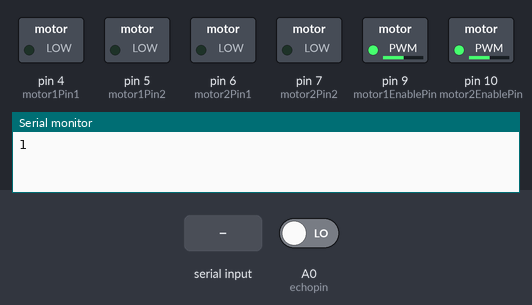
A sketch run on a simulated Arduino Uno, built with avr-gcc and run on an emulated ATmega328P. Parts: switched loads named in the sketch (green lamp = pin HIGH), the last lines printed to the serial monitor. The inputs (shaded band) are chosen by the test bench; at power-on: A0 (echopin) LOW. Pins used as bus, display or sensor lines are not drawn.

Above: at 1.7 s.
1.8 s: "1" received over the second serial link
At 3.4 s:
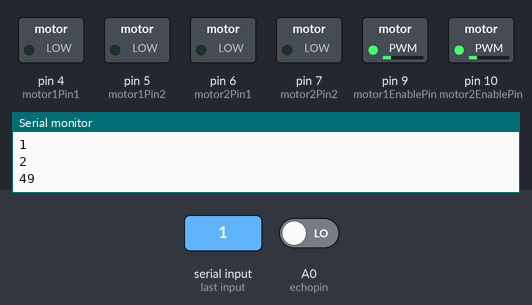
4.0 s: "0" received over the second serial link
At 5.0 s:
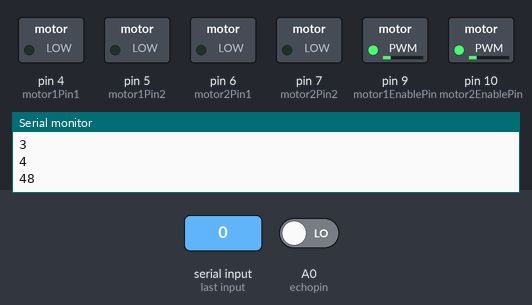
Timing chart, 0 to 7.0 s (numbered marks = the images above; inputs shaded):
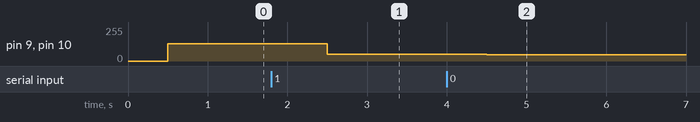

Measured:
- after the input at 1.8 s, pin 9 (motor1EnablePin), pin 10 (motor2EnablePin): 130/255 → 49/255 after 0.70 s
- after the input at 4.0 s, pin 9 (motor1EnablePin), pin 10 (motor2EnablePin): 49/255 → 48/255 after 0.50 s

The sketch:

MedBuddy.ino
```cpp
/*Pin Connections:
 HC05 BT Module:
 Rx- 3
 Tx- 2
 Gnd- Gnd of Arduino Uno
 Vcc- Vcc of Arduino Uno

 Ultrasonic Sensor SR04:
 Gnd- Gnd of Arduino Uno
 Echo- A0
 Trig- A1
 Vcc- Vcc of Arduino Uno

 Motor Driver L298DC:
 IN1- 4
 IN2- 5
 In3- 6
 In4- 7

*/

#include <SoftwareSerial.h>

#define echopin  A0 // Echo pin
#define trigpin A1 // Trigger pin

SoftwareSerial BT(2, 3); //Defining the pins 2 and 3 as Tx and Rx.

int motor2Pin1 = 6; // pin 6 on L293D IC
int motor2Pin2 = 7; // pin 7 on L293D IC
int motor2EnablePin = 10; // pin 10 on L293D IC

int motor1Pin1 = 4; // pin 4 on L293D IC
int motor1Pin2 = 5; // pin 5 on L293D IC
int motor1EnablePin = 9; // pin 9 on L293D IC

int state;
int Speed = 130;

int timer = 0;

int distanceFwd;
long duration;

int chk = 0;
int set = 35;

void setup() {
    pinMode (trigpin, OUTPUT);
    pinMode (echopin, INPUT );
    pinMode(motor1Pin1, OUTPUT);
    pinMode(motor1Pin2, OUTPUT);
    pinMode(motor1EnablePin, OUTPUT);
    pinMode(motor2Pin1, OUTPUT);
    pinMode(motor2Pin2, OUTPUT);
    pinMode(motor2EnablePin, OUTPUT);

    Serial.begin(9600);
    BT.begin(9600);
    delay(500);
}

void loop() {

    if(BT.available() > 0){
      state = BT.read();
      Serial.println(state);
      if(state > 10){
         Speed = state;}
}

   analogWrite(motor1EnablePin, Speed);
   analogWrite(motor2EnablePin, Speed);

   distanceFwd = data();
   if((distanceFwd<set) && (chk==1)){chk = 2; Stop();}
   if(distanceFwd>set){chk = 0;}

   if ((state == 1) && (chk==0)){chk = 1; forward();Serial.println("Go Forward!");}

   else if (state == 2){backward();Serial.println("Reverse!");}

   else if (state == 3){turnLeft();Serial.println("Turn LEFT");}

   else if (state == 4){turnRight();Serial.println("Turn RIGHT");}

   else if (state == 5) {Stop();Serial.println("STOP!");}

timer = timer+1;
Serial.println(timer);

if(timer==200)
{
if(distanceFwd>200){distanceFwd=200;}
 BT.print("A");
 BT.print(";");
 BT.print(distanceFwd);
 BT.println(";");
}
}

void forward(){
    digitalWrite(motor1Pin1, HIGH);
    digitalWrite(motor1Pin2, LOW);
    digitalWrite(motor2Pin1, LOW);
    digitalWrite(motor2Pin2, HIGH);
}

void backward(){
    digitalWrite(motor1Pin1, LOW);
    digitalWrite(motor1Pin2, HIGH);
    digitalWrite(motor2Pin1, HIGH);
    digitalWrite(motor2Pin2, LOW);
}

void turnRight(){
    digitalWrite(motor1Pin1, LOW);
    digitalWrite(motor1Pin2, HIGH);
    digitalWrite(motor2Pin1, LOW);
    digitalWrite(motor2Pin2, HIGH);
}

void turnLeft(){
    digitalWrite(motor1Pin1, HIGH);
    digitalWrite(motor1Pin2, LOW);
    digitalWrite(motor2Pin1, HIGH);
    digitalWrite(motor2Pin2, LOW);
}

void Stop(){
    digitalWrite(motor1Pin1, LOW);
    digitalWrite(motor1Pin2, LOW);
    digitalWrite(motor2Pin1, LOW);
    digitalWrite(motor2Pin2, LOW);
}

long data()
{
  digitalWrite(trigpin,LOW);
  delayMicroseconds(2);
  digitalWrite(trigpin,HIGH);
  delayMicroseconds(10);
  duration=pulseIn (echopin,HIGH);
  return ((duration / 29) / 2);
  //Sound travels at 343 meters per second, which means it needs 29.155 microseconds per centimeter.
  //So, we have to divide the duration by 29 and then by 2, because the sound has to travel the distance twice.
  //It travels to the object and then back to the sensor.
}
```
